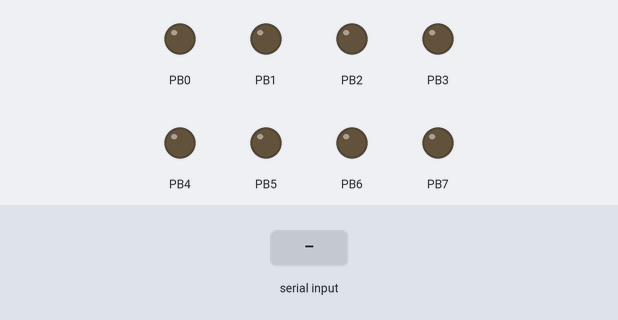
A program run on a simulated ATmega328P, built with avr-gcc and emulated at 16 MHz. On the bench: output pins drawn as LEDs (lit = HIGH). Inputs (shaded band) come from the test bench.

Above: at 1.2 s.
1.3 s: "1" received over Serial
At 1.9 s:
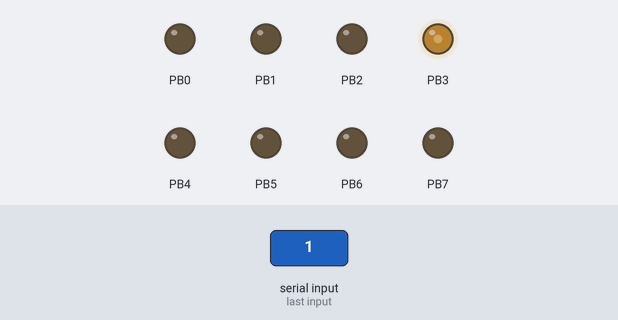
Timing chart, 0 to 9.1 s (numbered marks = the images above; inputs shaded):
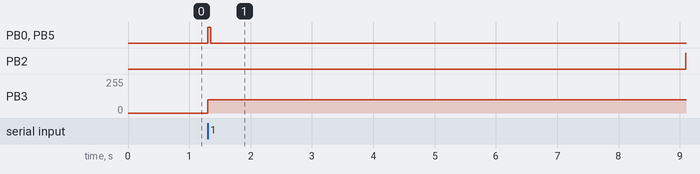

Measured:
- after the input at 1.3 s, PB0, PB5: LOW → HIGH at once, → LOW 0.05 s later; PB2: LOW → HIGH after 7.8 s; PB3: 0/255 → 100/255 at once

The program:

main.c
```c
#define F_CPU 16000000UL

#include <util/delay.h>
#include <avr/io.h>
//#include <conio.h>

#include "UART1.h"

//#define UP 65
//#define DOWN 66
//#define LEFT 68
//#define RIGHT 67
//#define STOP 32

int main(void)
{
	//char motor_left = 0x05;   // 0000 0'1'01
	//char motor_right = 0x28;  // 0010 '1'000
	char motor_left = 0x00;
	char motor_right = 0x00;

	int cnt = 0;
	int data;

	DDRB = 0xFF;

	TCCR1A |= (1 << WGM11) | (1 << WGM10);
	TCCR1A |= (1 << COM1B1);
	TCCR1B |= (1 << CS12);

	TCCR2A |= (1 << WGM21) | (1 << WGM20);
	TCCR2A |= (1 << COM2A1);
	TCCR2B |= (1 << CS22);

	PORTB = 0x00;

	//OCR1B = 10;
	//OCR2A = 10;

	UART_1_init(); // UART1 초기화

	//_delay_ms(1000);

	while(1)
	{
		PORTB = motor_left | motor_right;
		_delay_ms(50);
		PORTB = 0x00;
		data = UART1_receive();

		if(data >= 15){ // right
			OCR1B = 100;
			OCR2A = 100;
			motor_left = 0x05;
			motor_right = 0x28;
		}
		else if(data <= -15){ // left
			OCR1B = 100;
			OCR2A = 100;
			motor_left = 0x06;
			motor_right = 0x18;
		}
		//else if(data == 'B'){ // down
		//	OCR1B = 150;
		//	OCR2A = 150;

		//	motor_left = 0x06;  // 0000 0'1'10
		//	motor_right = 0x28; // 0010 '1'000
		//}
		//else if(data == 'S'){
		//	OCR1B = 0;
		//	OCR2A = 0;
		//	motor_left = 0x00;
		//	motor_right = 0x00;
		//}
		else{ // go
			OCR1B = 200;
			OCR2A = 200;

			motor_left = 0x05;  // 0000 0'1'01
			motor_right = 0x18; // 0001 '1'000
		}
	}
	return 0;
}
```

UART1.c
```c
/*
 * UART.c
 *
 * Created: 2022-07-10 오후 3:11:51
 *  Author: JAEGEUN
 */

#define _BV(bit) (1<<Bit)
#include <avr/io.h>

void UART_1_init(void)
{
	//Baudrate 설정 (F_osc : 16MHz => 9600Bps)
	UBRR0H = 0x00;
	//UBRR0L = 207; // 1100 1111???
	UBRR0L = 16; //115200

	// 2배속 모드(= _BV(U2X1))
	// 정확도를 위해 UART는 보통 2배 모드를 사용.
	UCSR0A = UCSR0A | (1<<1);

	// 비동기 & 8bit 전송
	UCSR0C |= 0x06;

	 // 송,수신 기능 활성화
	 UCSR0B |= _BV(RXEN0);
	 UCSR0B |= _BV(TXEN0);
}

void UART1_transmit(char data)
{
	// 송신 가능 대기
	while(!(UCSR0A & (1 << UDRE0)));
	// 데이터 전송
	UDR0 = data;
}

unsigned char UART1_receive(void)
{
	// Receive Complete 플래그 확인
	while(!(UCSR0A & (1 << RXC0)));
	// Data Register 값 반환
	return UDR0;

}
```

UART1.h
```c
/*
 * UART1.h
 *
 * Created: 2022-08-21 오후 8:52:57
 *  Author: JAEGEUN
 */


#ifndef UART1_H_
#define UART1_H_

void UART_1_init(void); // 초기화
void UART1_transmit(char data); // 송신
unsigned char UART1_receive(void); // 수신


#endif /* UART1_H_ */
```
